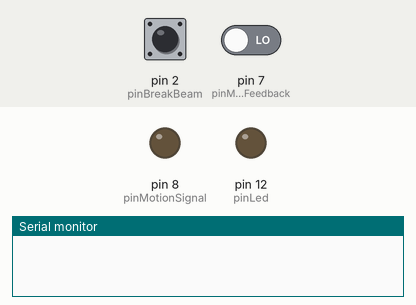
This sketch was run on a simulated Arduino Uno, built with avr-gcc and run on an emulated ATmega328P. Parts: output pins drawn as LEDs (lit = HIGH), the last lines printed to the serial monitor. The test bench sets the inputs (shaded band); at power-on: pin 2 (pinBreakBeam) HIGH, pin 7 (pinMusicStatusFeedback) LOW.

Above: at 1.2 s.
1.3 s: pin 2 (pinBreakBeam) pulled LOW for 0.15 s
At 1.7 s:
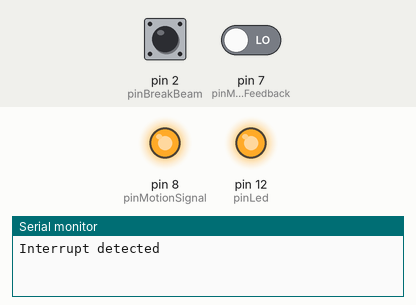
2.9 s: pin 7 (pinMusicStatusFeedback) driven HIGH
At 4.2 s:
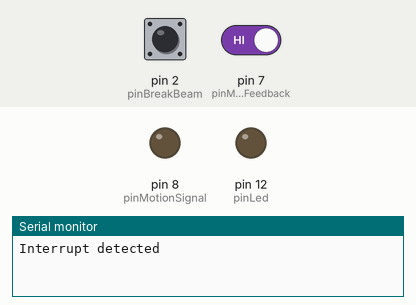
Timing chart, 0 to 5.9 s (numbered marks = the images above; inputs shaded):
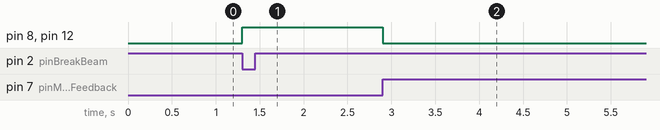

The sketch:

hangar_door.ino
```cpp
// hangar_door.ino
// Hangar Door Motion sensor file. This will detect motion and
// set motion pin high and is monitored by the LED device.

int pinBreakBeam = 2;
int pinLed = 12;
int pinMusicStatusFeedback = 7;
int pinMotionSignal = 8;
int beamSensorState = 0;
int beamSensorLastState = 0;

void setup(){
  Serial.begin(115200);

  pinMode(pinLed, OUTPUT);
  pinMode(pinMotionSignal, OUTPUT);
  pinMode(pinBreakBeam, INPUT_PULLUP);
  //Setup interrupt for break beam sensor
  attachInterrupt (digitalPinToInterrupt (2), detected, FALLING);

  // Music status
  pinMode(pinMusicStatusFeedback, INPUT);

}

void detected(){
  //Interrupt detected
  Serial.println("Interrupt detected");
  digitalWrite(pinLed, HIGH);

  // Set the motion pin high so the audio and LED devices can activate
  // audio and the LED //Cue audiot
  digitalWrite(pinMotionSignal, HIGH);

}
void loop()
{
  //Check for the audio complete signal going high, then turn the LED off
  while(digitalRead(pinMusicStatusFeedback) == HIGH){
    //music is done, turn the LED off
    digitalWrite(pinLed, LOW);
    digitalWrite(pinMotionSignal, LOW);


  }
}
```

Measured:
- after the input at 1.3 s, pin 8 (pinMotionSignal), pin 12 (pinLed): LOW → HIGH at once
- after the input at 2.9 s, pin 8 (pinMotionSignal), pin 12 (pinLed): HIGH → LOW at once
